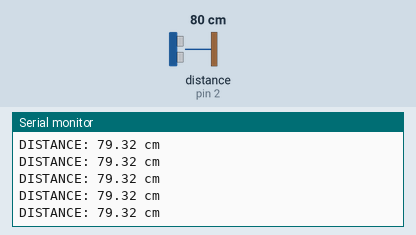
This sketch was run on a simulated Arduino Uno, built with avr-gcc and run on an emulated ATmega328P. On the bench: the last lines printed to the serial monitor. Wiring (inferred from the names in the program): ultrasonic range finder: trigger pin 11; echo pin 2. Inputs (shaded band) come from the test bench; at power-on: distance to the obstacle (sensor on pin 2) 80 cm. The echo pulse lasts 58.3 µs per cm.

Above: at 1.2 s.
1.3 s: distance to the obstacle (sensor on pin 2) set to 120 cm
At 2.4 s:
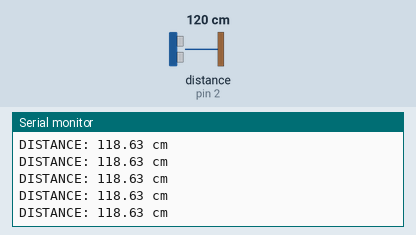
4.3 s: distance to the obstacle (sensor on pin 2) set to 2 cm
At 5.2 s:
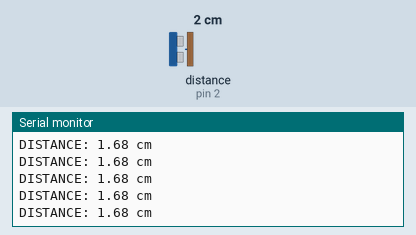
7.3 s: distance to the obstacle (sensor on pin 2) set to 18 cm
At 8.0 s:
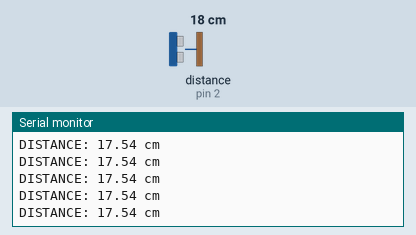
10.3 s: distance to the obstacle (sensor on pin 2) set to 4 cm
At 11.1 s:
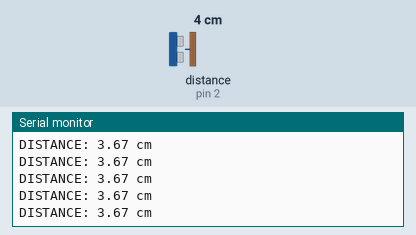
13.3 s: distance to the obstacle (sensor on pin 2) set to 250 cm
At 14.2 s:
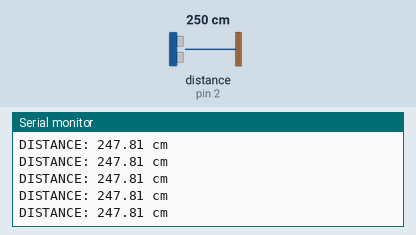
16.3 s: distance to the obstacle (sensor on pin 2) set to 35 cm
At 17.3 s:
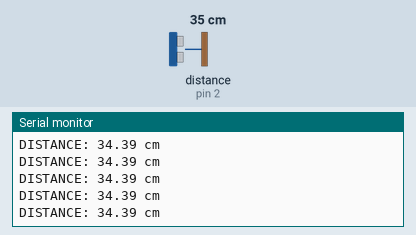
Timing chart, 0 to 19.3 s (numbered marks = the images above; inputs shaded):
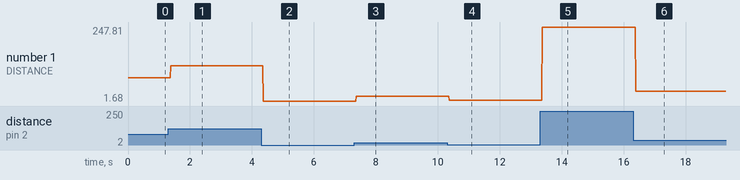

Measured:
- after the input at 1.3 s, the serial monitor: prints a new line after 0.08 s (image 1)
- after the input at 4.3 s, the serial monitor: prints a new line after 0.07 s (image 2)
- after the input at 7.3 s, the serial monitor: prints a new line after 0.07 s (image 3)
- after the input at 10.3 s, the serial monitor: prints a new line after 0.07 s (image 4)
- after the input at 13.3 s, the serial monitor: prints a new line after 0.07 s (image 5)
- after the input at 16.3 s, the serial monitor: prints a new line after 0.09 s (image 6)
- plotted number 1: 79.32 → 118.63 after the input at 1.3 s, 118.63 → 1.68 after the input at 4.3 s, 1.68 → 17.54 after the input at 7.3 s, 17.54 → 3.67 after the input at 10.3 s, 3.67 → 247.81 after the input at 13.3 s

The sketch:

ultrasonic_sensor_two_uses.ino
```cpp
/* This script demonstrates two ways to use the ultrasonic sensor (HCSR04).
- The first method is a conventional use of pulseIn().
- The second method uses the <HC_SR04.h> library.
*/

///////////////////////////////////////////////////////////////////////////////////////////////////////////////////

// first method: conventional use of pulseIn()
// Use pulseIn() if we need to block the program flow unless certain pulse happens.

int echo = 2;
int trig = 11;
float TIME;
float DIS;

void setup() {
  Serial.begin(9600);
  pinMode(trig, OUTPUT);  // only for the first method
  pinMode(echo, INPUT);   // only for the first method
}

void loop() {
  digitalWrite(trig, 0);  // ensure no signal is sent
  delayMicroseconds(2);
  digitalWrite(trig, 1);  // release a signal from the trigger
  delayMicroseconds(10);
  digitalWrite(trig, 0);  // stop releasing

  TIME = pulseIn(echo, 1);  // get the time it takes for that signal to go from the trigger and return to the echo
  DIS = TIME * 0.034 / 2;   // convert to distance from time

  Serial.print("DISTANCE: ");
  Serial.print(DIS);
  Serial.println(" cm");
}
/* NOTES:
 * pulseIn() function can use with HIGH or LOW argument.
 * But the voltage must be the opposite of that pulseIn argument.
 * The waiting time before pulseIn works is called the parameter "timeOut".
 * The function measures the length of a pulse (HIGH OR LOW) and returns it.
 * The disadvantage of using it is the program stops when it is used. */

///////////////////////////////////////////////////////////////////////////////////////////////////////////////////


/* // second method: use library
// Use attachInterrupt() if we want the program to flow continuously.

#include <HC_SR04.h>  // for the second method, import HCSRO4 attachInterrupt library

int echo = 2;  // should be pin 2 or 3 for interrupts on Arduino UNO
int trig = 11;
HC_SR04 my_usonic(trig, echo);

// function to check if the echo is finished
void echoISR() {
  my_usonic.echoCheck();
}

void setup() {
  Serial.begin(9600);
  my_usonic.begin();                                                        // only for the second method
  my_usonic.start();                                                        // only for the second method
  attachInterrupt(digitalPinToInterrupt(echo), echoISR, CHANGE);            // only for the second method
}

void loop() {
  if (my_usonic.isFinished()) {
    // ## do something here ##
    Serial.print(my_usonic.getRange());
    Serial.println("cm");
    delay(50);
    my_usonic.start();
  }
  // ## do other things here while waiting for pulse ##
}
/* NOTES:
 * attachInterrupt() has no delay time unlike pulseIn().
    * attachInterrupt(digitalPinToInterrupt(echo), function_to_use(), CHANGE); // put this in the setup
    * echo pin should be digital pin 2 or 3 in arduino UNO since they are applicable for interrupts.
    * attachInterrupt(pin, function, parameter).
 * Some functions from <HC_SR04.h>
    * my_usonic.start();
    * my_usonic.begin();
    * my_usonic.isFinished();
    * my_usonic.getRange(); //get range in cm
    * my_usonic.getRange(INCH); */

///////////////////////////////////////////////////////////////////////////////////////////////////////////////////
```
